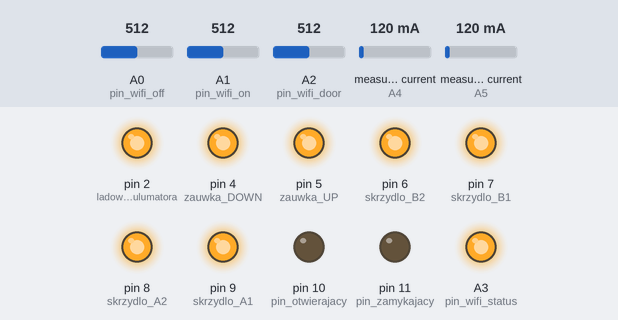
A sketch run on a simulated Arduino Uno, built with avr-gcc and run on an emulated ATmega328P. Shown: output pins drawn as LEDs (lit = HIGH). The inputs (shaded band) are chosen by the test bench; at power-on: A0 (pin_wifi_off) = 512, A1 (pin_wifi_on) = 512, A2 (pin_wifi_door) = 512, measured current (sensors on A4, A5) 120 mA. Pins used as bus, display or sensor lines are not drawn; what the sketch prints to the serial monitor is not drawn.

Above: at 1.2 s.
1.3 s: A0 (pin_wifi_off) set to 583
4.3 s: A0 (pin_wifi_off) set to 611
At 4.8 s:
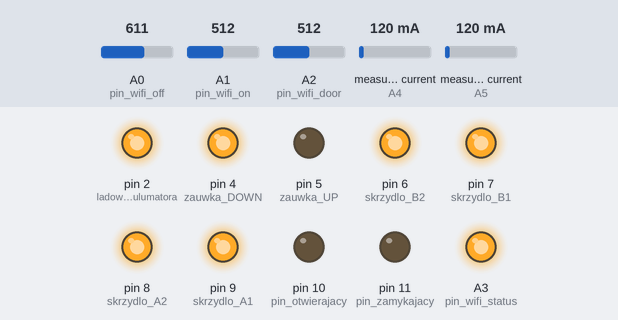
At 6.6 s:
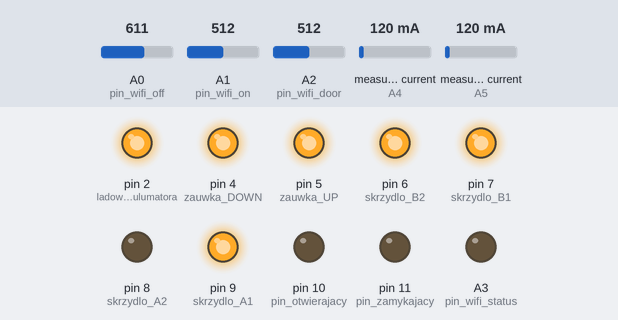
6.9 s: A1 (pin_wifi_on) set to 588
9.9 s: A1 (pin_wifi_on) set to 612
At 11.8 s:
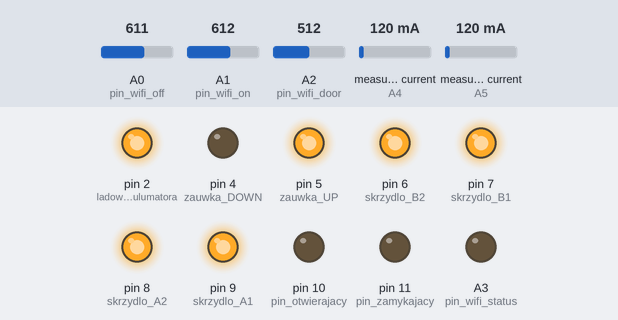
At 12.4 s:
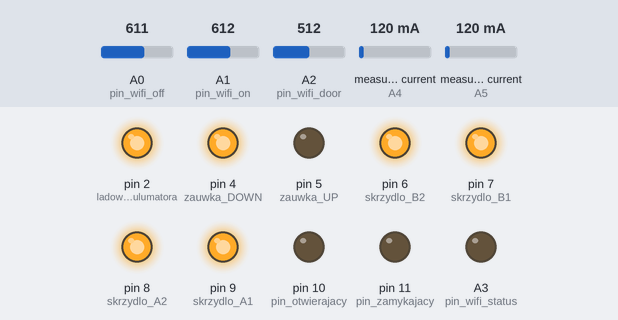
12.9 s: A2 (pin_wifi_door) set to 105
15.9 s: A2 (pin_wifi_door) set to 88
Timing chart, 0 to 19.9 s (numbered marks = the images above; inputs shaded):
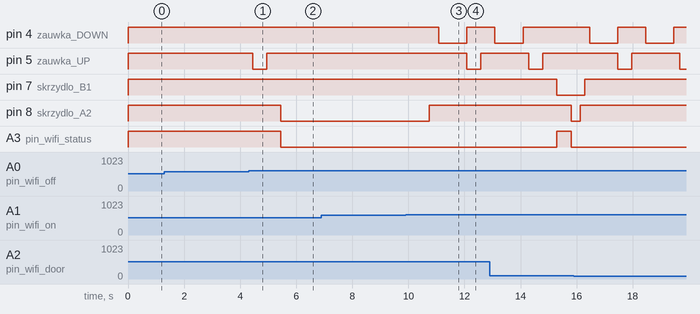

Measured:
- the behaviour switches between 600 and 601 on A0 (pin_wifi_off) (found by bisection; images 0 and 1)
- the behaviour switches between 600 and 601 on A1 (pin_wifi_on) (found by bisection; images 2 and 3)
- after the input at 1.3 s, every drawn part: stays the same
- after the input at 4.3 s, pin 5 (zauwka_UP): HIGH → LOW after 0.15 s, → HIGH 0.50 s later; pin 8 (skrzydlo_A2), A3 (pin_wifi_status): HIGH → LOW after 1.2 s
- after the input at 6.9 s, every drawn part: stays the same
- after the input at 9.9 s, pin 4 (zauwka_DOWN): HIGH → LOW after 1.2 s, → HIGH 1.0 s later; pin 5 (zauwka_UP): HIGH → LOW after 2.2 s, → HIGH 0.50 s later; pin 6 (skrzydlo_B2): stays HIGH (without the input it goes to LOW after 1.7 s); pin 8 (skrzydlo_A2): LOW → HIGH after 0.84 s

The sketch:

sterownik.ino
```cpp
/*
 * Ustawienia Arduino:
 *
 * Płytka: Arduino/Genuino UNO
 * Port: ...
 * Programator: AVRISP mkII
 *
 */

#include "ACS712.h"


// wordk_A, work_B - variables shown what status is gateway wing
int work_A = 0;
int work_B = 0;

// time when gate will stop - doesn't matter if sensors alert about high power compsuntion
int czas_bezpieczenstwa = 0;
int max_czas_bezpieczenstwa = 60;

// pin statuses
int state_pin_open = 0;
int state_pin_close = 0;
String status_zasuwki = "NONE";


int pin_otwierajacy = 10;
int pin_zamykajacy = 11;
int pin_zarowka_mrugajaca = 3;
int skrzydlo_A1 = 9;
int skrzydlo_A2 = 8;
int skrzydlo_B1 = 7;
int skrzydlo_B2 = 6;
int zauwka_UP = 5;
int zauwka_DOWN = 4;
int ladowanie_akulumatora = 2;
int nic = 9; //unused now

// analog pins reading ampers that motors are taken
int pin_prad_1 = A4;
int pin_prad_2 = A5;

// connectors to wifi module
int pin_wifi_on = A1;
int pin_wifi_off = A0;
int pin_wifi_door = A2;
int pin_wifi_status = A3;

// class to get power consumption
ACS712 power_A(ACS712_30A, pin_prad_1);
ACS712 power_B(ACS712_30A, pin_prad_2);

// otwieranie_A - 1, when leave A is opening in this moment, 0 when is not active
int otwieranie_A = 0;
// zamykanie_A - 1, when leave A is closing in this moment, 0 when is not active
int zamykanie_A = 0;
// otwieranie_B - 1, when leave B is opening in this moment, 0 when is not active
int otwieranie_B = 0;
// zamykanie_B - 1, when leave B is closing in this moment, 0 when is not active
int zamykanie_B = 0;

// time, show how log gates are working
int czas_A = 0;
int czas_B = 0;

// delay, how long gate B will wait to open after gate A
int opoznienie = 8;
int opoznienie_tmp = 0;

// signal lamp turn on/off - 0 is off
int lampa_wlaczona = 0;
// is he blinking ?
int lampa_blink = 0;


/*
 * This functoion show all parametes to Serial pring
 */
void show()
  {
  // Diagnostic comment, can be removed
  Serial.println("Guzik_Otwieranie="+String(state_pin_open)+" "
                +"Guzik_Zamykanie="+String(state_pin_close)+" "
                +"OtwieranieA="+String(otwieranie_A)+" "
                +"ZamykanieA="+String(zamykanie_A)+" "
                +"OtwieranieB="+String(otwieranie_B)+" "
                +"ZamykanieB="+String(zamykanie_B)+" "
                +"PowerA="+String(power_A.getCurrentDC())+" "
                +"PowerB="+String(power_B.getCurrentDC())+" "
                +"Wifi_ON="+String(analogRead(pin_wifi_on))+" "
                +"Wifi_OFF="+String(analogRead(pin_wifi_off))+" "
                +"Wifi_Door="+String(analogRead(pin_wifi_door))+" "
                +"Czas bezp.="+String(czas_bezpieczenstwa)+" "
                );
  }

/*
 * Set status for WiFi connector to OPEN
 */
void set_gate_status_open()
  {
    analogWrite(pin_wifi_status, 500);
  }


/*
 * Set status for WiFi connector to CLOSE
 */
void set_gate_status_close()
  {
    analogWrite(pin_wifi_status, 0);
  }


/*
 * Main setup
 */
void setup()
  {
      // initalize Serial
      Serial.begin(9600);

      // Setting pins at the begining

      pinMode(pin_wifi_status, OUTPUT);
      set_gate_status_open();

      pinMode(pin_otwierajacy, OUTPUT);
      pinMode(pin_zamykajacy, OUTPUT);
      digitalWrite(pin_otwierajacy, LOW);
      digitalWrite(pin_zamykajacy, LOW);

      //pinMode(pin_otwierajacy, INPUT);
      //pinMode(pin_zamykajacy, INPUT);

      pinMode(skrzydlo_A1, OUTPUT);
      pinMode(skrzydlo_A2, OUTPUT);
      pinMode(skrzydlo_B1, OUTPUT);
      pinMode(skrzydlo_B2, OUTPUT);

      pinMode(pin_wifi_on, INPUT);
      pinMode(pin_wifi_off, INPUT);
      pinMode(pin_wifi_door, INPUT);

      pinMode(zauwka_UP, OUTPUT);
      pinMode(zauwka_DOWN, OUTPUT);
      pinMode(ladowanie_akulumatora, OUTPUT);
      pinMode(nic, OUTPUT);

      pinMode(pin_zarowka_mrugajaca, OUTPUT); // lamp

      digitalWrite(skrzydlo_A1, HIGH);
      digitalWrite(skrzydlo_A2, HIGH);
      digitalWrite(skrzydlo_B1, HIGH);
      digitalWrite(skrzydlo_B2, HIGH);

      digitalWrite(ladowanie_akulumatora, HIGH);
      digitalWrite(pin_zarowka_mrugajaca, HIGH);
      digitalWrite(zauwka_UP, HIGH);
      digitalWrite(zauwka_DOWN, HIGH);
      digitalWrite(nic, HIGH);
  }


/*
 * This function will open the central down lock
 * This was made because in my place there is a strone wind sometimes,
 * so I have to have central lock digged in the middle of two gates
 */
void zasuwka_go_up()
  {
    if(status_zasuwki != "UP")
      {
      status_zasuwki = "UP";
      digitalWrite(zauwka_DOWN, HIGH);
      digitalWrite(zauwka_UP, LOW);
      delay(500);
      digitalWrite(zauwka_UP, HIGH);
      }
  }

/*
 * This function will close the central down lock
 * This was made because in my place there is a strone wind sometimes,
 * so I have to have central lock digged in the middle of two gates
 */
void zasuwka_go_down()
  {
    if(status_zasuwki == "UP")
        {
          digitalWrite(zauwka_UP, HIGH);
          digitalWrite(zauwka_DOWN, LOW);
          delay(1000);
          digitalWrite(zauwka_DOWN, HIGH);
        }
     status_zasuwki = "DOWN";
  }


/*
 * funtion turning on lamp
 * remove the comment for blinking, elsewere this will only shines
 * this is removed because to the lapm now is connected to the staple for blocking
 * closed gate leaves
 */
void wlacz_lampe()
  {
      czas_bezpieczenstwa++;
      zasuwka_go_up();
      lampa_wlaczona = 1;
      if(lampa_blink == 0)
          {
            lampa_blink = 1;
            digitalWrite(pin_zarowka_mrugajaca, LOW);
          }
      else
          {
            lampa_blink = 0;
            digitalWrite(pin_zarowka_mrugajaca, HIGH);
          }
      delay(500);
      digitalWrite(pin_zarowka_mrugajaca, HIGH);
  }


/*
 * tufn off the lamp
 */
void wylacz_lampe()
  {
      zasuwka_go_down();
      lampa_wlaczona = 0;
      digitalWrite(pin_zarowka_mrugajaca, HIGH);
  }


/*
 * stop working leave A
 */
void stop_A()
  {
      czas_A = 0;
      work_A = 0;
      otwieranie_A = 0;
      zamykanie_A = 0;
      digitalWrite(skrzydlo_A1, HIGH);
      digitalWrite(skrzydlo_A2, HIGH);
      show();
  }


/*
 * stop working leave B
 */
void stop_B()
  {
     czas_B = 0;
     work_B = 0;
     otwieranie_B = 0;
     zamykanie_B = 0;
     digitalWrite(skrzydlo_B1, HIGH);
     digitalWrite(skrzydlo_B2, HIGH);
     show();
  }


/*
 * start working leave A
 */
void otworz_A()
  {
      set_gate_status_open();
      otwieranie_A = 1;
      zamykanie_A = 0;
      work_A = 1;
      digitalWrite(skrzydlo_A1, LOW);
      digitalWrite(skrzydlo_A2, HIGH);
  }


/*
 * stop leave A
 */
void zamknij_A()
  {
      set_gate_status_close();
      otwieranie_A = 0;
      zamykanie_A = 1;
      work_A = 1;
      digitalWrite(skrzydlo_A1, HIGH);
      digitalWrite(skrzydlo_A2, LOW);
  }


/*
 * start leave B
 */
void otworz_B()
  {
      set_gate_status_open();
      otwieranie_B = 1;
      zamykanie_B = 0;
      work_B = 1;
      digitalWrite(skrzydlo_B1, LOW);
      digitalWrite(skrzydlo_B2, HIGH);
  }


/*
 * stop leave B
 */
void zamknij_B()
  {
      set_gate_status_close();
      otwieranie_B = 0;
      zamykanie_B = 1;
      work_B = 1;
      digitalWrite(skrzydlo_B1, HIGH);
      digitalWrite(skrzydlo_B2, LOW);
  }


/*
 * check status, maybe leaves are closed enough,
 * if they are, they will consume more power
 * so we should stop them
 */
void sprawdz_status()
  {
      czas_A++;
      czas_B++;
      show();
      if(power_A.getCurrentDC() < -5 || power_A.getCurrentDC() > 2)
        {
           stop_A();
        }
      if(power_B.getCurrentDC() < -5 || power_B.getCurrentDC() > 2)
        {
           stop_B();
        }

      if(czas_bezpieczenstwa > max_czas_bezpieczenstwa)
        {
            stop_A();
            stop_B();
        }
}


/*
 * Main loop
 */
void loop()
  {
    state_pin_open = digitalRead(pin_otwierajacy);
    state_pin_close = digitalRead(pin_zamykajacy);

    // wlaczanie przez wifi
    if(analogRead(pin_wifi_on) > 600) state_pin_open = 1;
    if(analogRead(pin_wifi_off) > 600) state_pin_close = 1;


    if(work_A == 0 && work_B == 0)
      {
          // nic nie dziala
          opoznienie_tmp = 0;

          if(state_pin_open == 1)
            {
              // otwieranie bo bylo zamkniete
              czas_bezpieczenstwa = 0;
              wlacz_lampe();
              otworz_B();
            }

        if(state_pin_close == 1)
          {
              // zamykanie bo bylo zamkniete
              czas_bezpieczenstwa = 0;
              wlacz_lampe();
              zamknij_A();
          }
      }
      else
      {
          sprawdz_status();
          opoznienie_tmp++;
          if(opoznienie_tmp >= opoznienie)
            {
              if(otwieranie_B == 1)
                  {
                  otworz_A();
                  }
              if(zamykanie_A == 1)
                  {
                  zamknij_B();
                  }
            }

        if((otwieranie_A == 1 || otwieranie_B == 1) && state_pin_close == 1)
          {
              stop_A();
              stop_B();
              wylacz_lampe();
          }

        if((zamykanie_A == 1 || zamykanie_B == 1) && state_pin_open == 1)
          {
              stop_A();
              stop_B();
              wylacz_lampe();
          }

      wlacz_lampe();
      }


    if(otwieranie_A == 0 && otwieranie_B == 0 && zamykanie_A == 0 && zamykanie_B == 0)
      {
        wylacz_lampe();
      }

    show();
    delay(100);

  }
```
